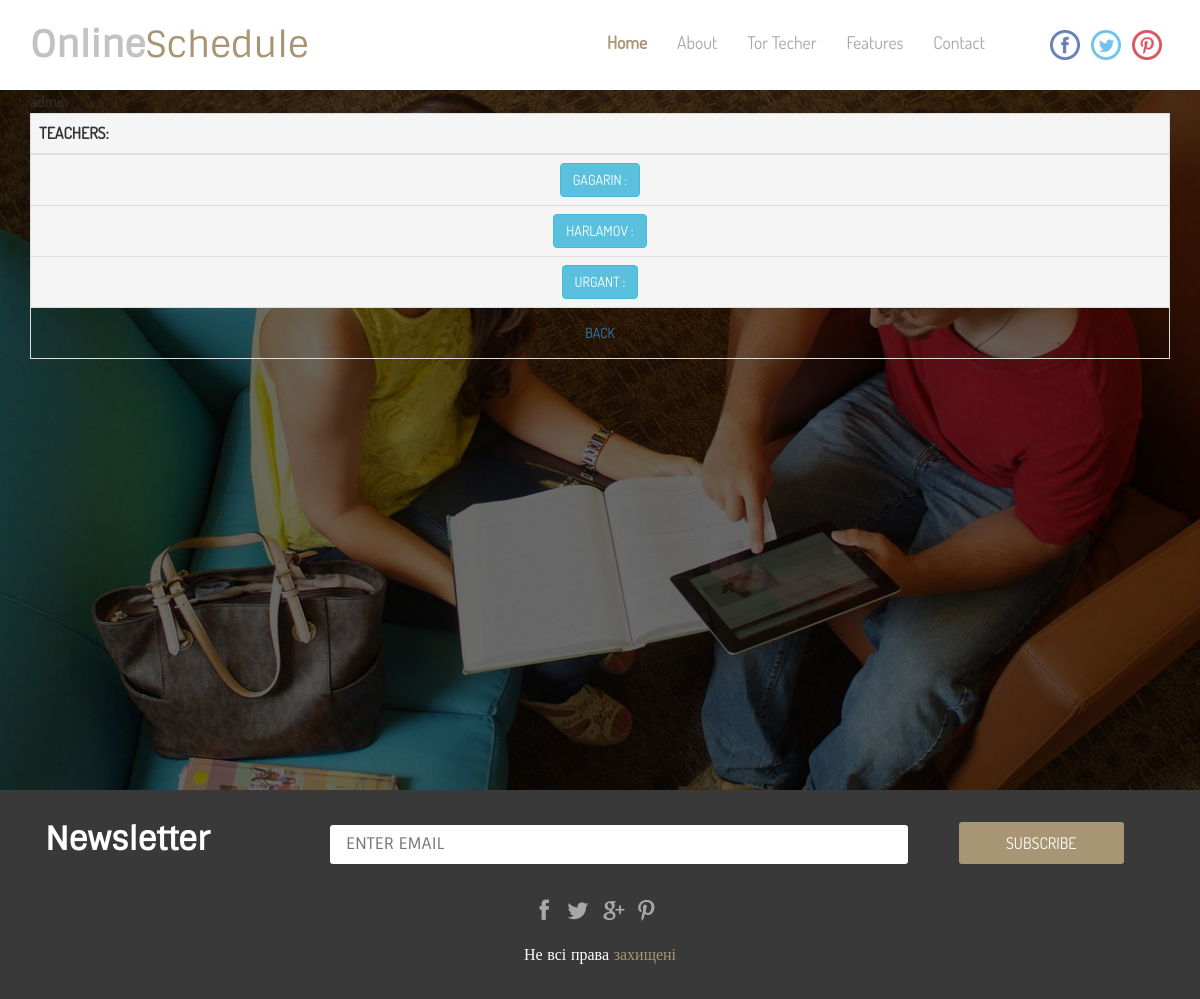
The page /teachers/ on the database as committed earlier.
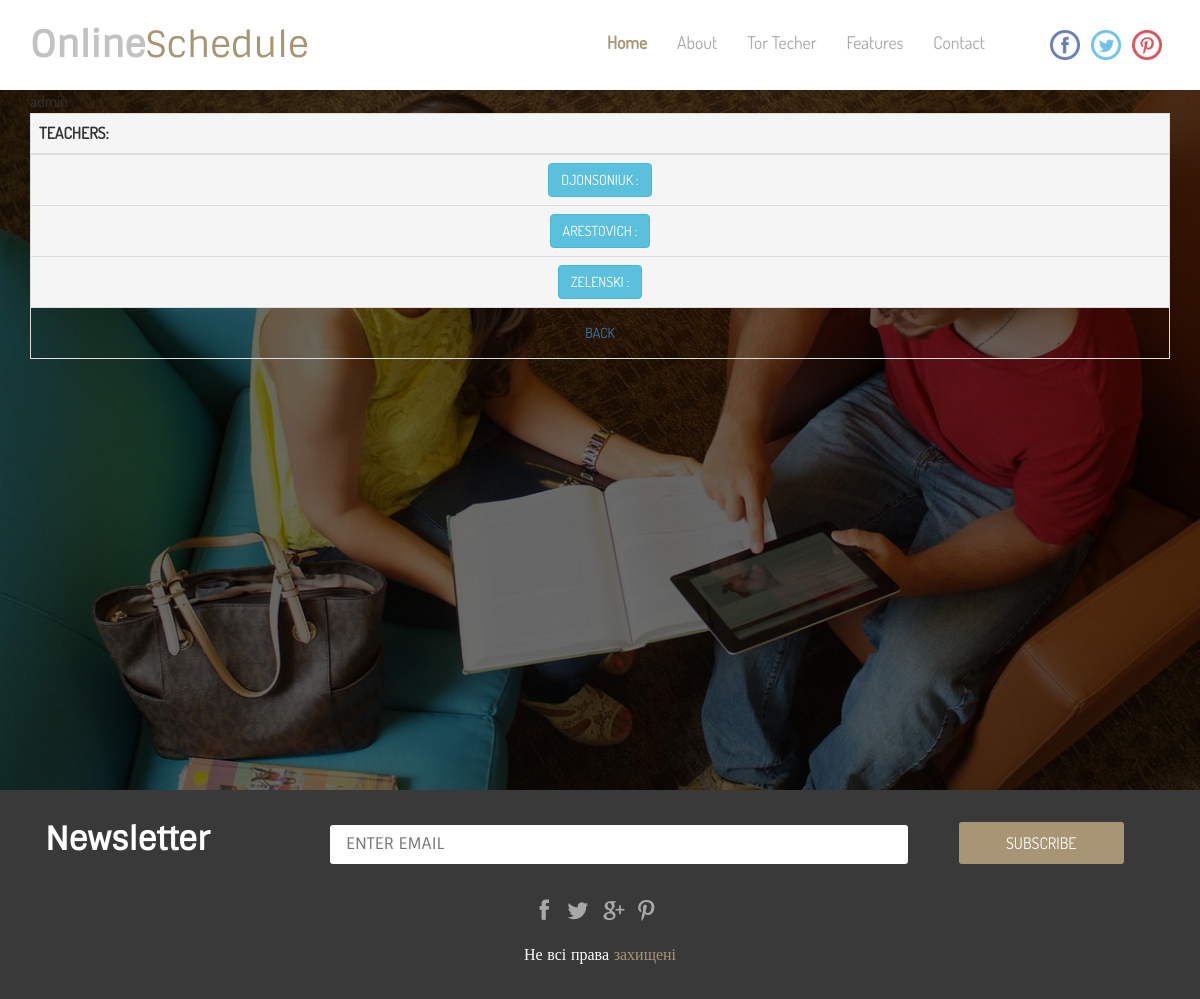
The same page on the database as committed later.
### core/models.py (models this page shows, shortened)
class Teacher(models.Model):
    name = models.CharField(max_length=256)
    subjects = models.ManyToManyField(Subject)

### core/views.py (the view)
# urls.py: path('teachers/', TachersListView.as_view(), name='teachers_list'),
class TachersListView(TemplateView):
    template_name = 'teachers.html'
    def get_context_data(self, **kwargs):
        context = super().get_context_data(**kwargs)
        context['teachers_list'] = Teacher.objects.all()
        context['name'] = 'admin'
        return context

### core/templates/teachers.html
{% extends 'base.html' %}
{% block content %}
<p class="title">{{name}}</p>
<div class="table-responsive">
  <table class="table table-striped table-bordered text-center">
    <thead>
      <tr class="active">
        <th class="text-uppercase">Teachers: </th>
      </tr>
    </thead>
    <tbody>
      {% for teacher in teachers_list %}
        <tr class="active">
          <p>
            <td><a href="{% url 'teacher' name=teacher.name %}" class='btn btn-info text-uppercase' role='button'>{{teacher.name}} :</a></td>
          </p>
        </tr>
      {% endfor %}
      <td colspan="5"><a href="{% url 'index' %}" class='btn btn-dark text-uppercase' role='button'>Back</a></td>
    </tbody>
  </table>
</div>
{% endblock %}

Rows that differ between the two databases and show on the page:
changed Teacher: name "GAGARIN" → "DJONSONIUK"
changed Teacher: name "HARLAMOV" → "ARESTOVICH"
changed Teacher: name "URGANT" → "ZELENSKI"
